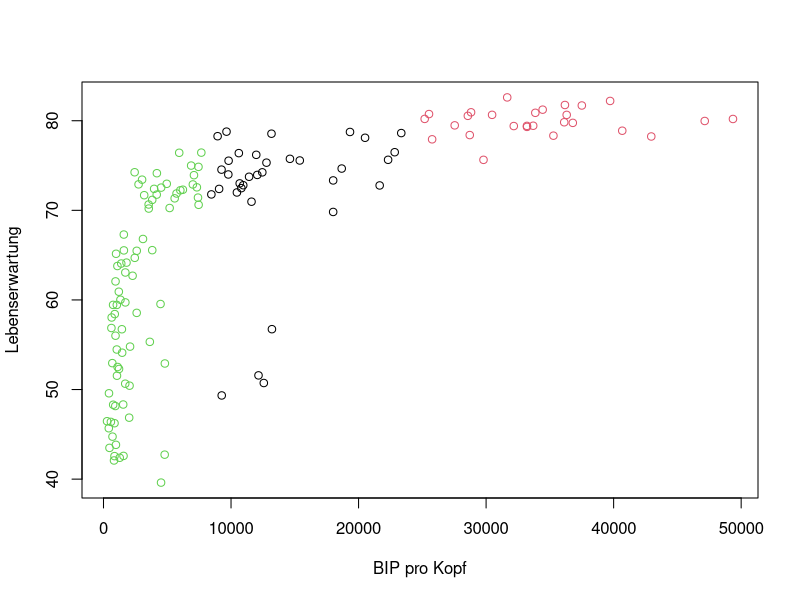
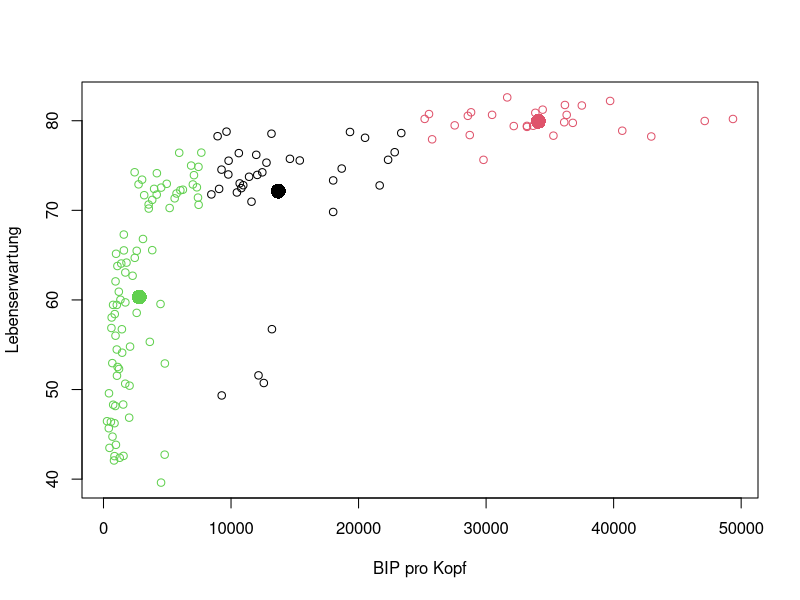
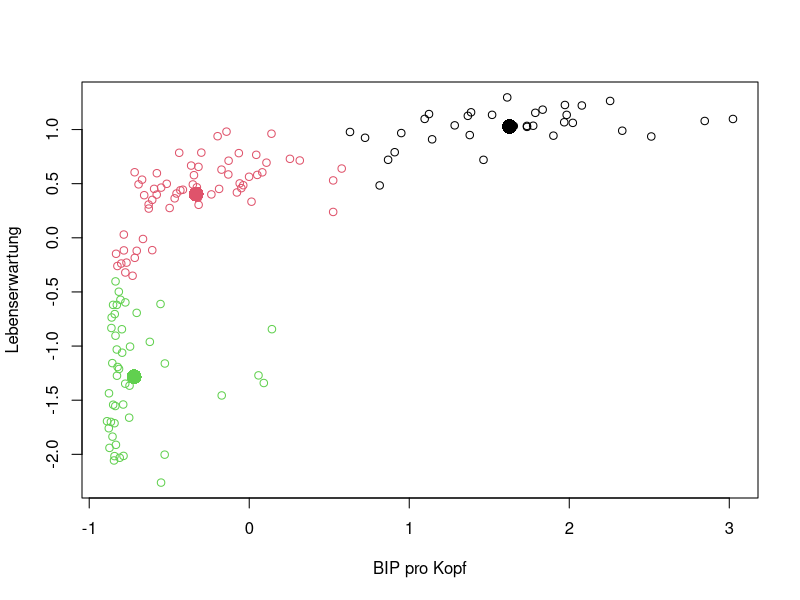
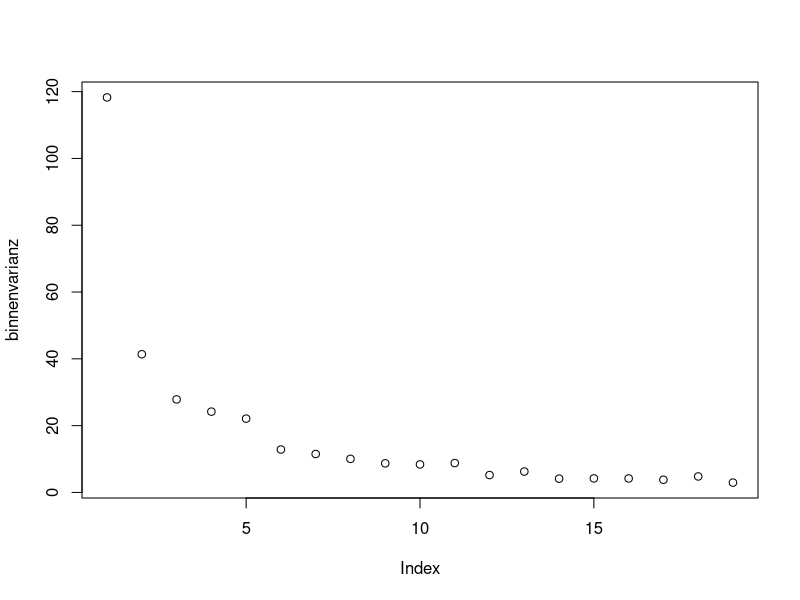

Generate these figures, in order, with R: (Note: this script raises an error after producing the figures.)
## ---- chunk 1
knitr::opts_chunk$set(comment = NA, 
                      fig.width = 6, 
                      fig.height = 6,
                      fig.align = 'center',
                      echo = FALSE, 
                      eval = FALSE, 
                      warning = FALSE)

options(digits = 3)

# Load packages
library(tidyverse)

## ---- chunk 2
# Lese gap.csv
gap <- read_csv('1_Data/gap.csv')
## ---- chunk 3
# gap in 2007
gap2007 <- gap %>% 
  filter(Jahr == 2007) %>% 
  select(`BIP pro Kopf`, Lebenserwartung)
## ---- chunk 4
# kmeans für gap in 2007
gap2007_km <- kmeans(x = gap2007, centers = 3) 
## ---- chunk 5
# kmeans für gap in 2007
gap2007_km
## ---- chunk 6
# gap2007_km 
clusters <- gap2007_km$cluster
centers <- gap2007_km$centers
## ---- chunk 7
# kmeans plot für gap in 2007
plot(gap2007, col = clusters)

## ---- chunk 8
# kmeans plot für gap in 2007
plot(gap2007, col = clusters)
points(centers, pch = 16, col = 1:3, cex = 2)
## ---- chunk 9
# standardisiere gap in 2007
gap2007_stand <- gap2007 %>% 
  scale %>% 
  as_tibble()
## ---- chunk 10
# kmeans plot für gap in 2007 (standardisiert)
gap2007_stand_km <- kmeans(x = gap2007_stand, centers = 3) 

# extrahiere Elemente
clusters <- gap2007_stand_km$cluster
centers <- gap2007_stand_km$centers

# plot
plot(gap2007_stand, col = clusters)
points(centers, pch = 16, col = 1:3, cex = 2)
## ---- chunk 11
# binnenvarianz über kmeans verlauf
km_verlauf <- purrr::map(2:20, kmeans, x = gap2007_stand)
binnenvarianz <- purrr::map_dbl(km_verlauf, 
                               `[[`, i = 'tot.withinss')
## ---- chunk 12
# kmeans plot für gap in 2007 (standardisiert)
plot(binnenvarianz)
## ---- chunk 13
# schätze k mit cstab
k_est <- cDistance(data = as.matrix(gap2007_stand),
                   kseq = 2:20)
## ---- chunk 14
# schätze k mit cstab
k_est$k_Gap
k_est$k_Slope
## ---- chunk 15
# schätze k mit cstab
k_est <- cStability(data = as.matrix(gap2007_stand),
                   kseq = 2:20)
k_est$k_instab
## ---- chunk 16
# clustere mit DBSCAN
gap2007_stand_dbscan <- dbscan(x = gap2007_stand, 
                               eps = .5)
## ---- chunk 17
# extrahiere Elemente
clusters <- gap2007_stand_dbscan$cluster

# plot
plot(gap2007_stand, col = clusters + 1)
## ---- chunk 18
# clustere mit DBSCAN
gap2007_stand_dbscan.3 <- dbscan(x = gap2007_stand, eps = .3)
gap2007_stand_dbscan.1 <- dbscan(x = gap2007_stand, eps = .1)

# plot
par(mfrow = c(1, 3))
plot(gap2007_stand, col = gap2007_stand_dbscan$cluster + 1)
plot(gap2007_stand, col = gap2007_stand_dbscan.3$cluster + 1)
plot(gap2007_stand, col = gap2007_stand_dbscan.1$cluster + 1)
## ---- chunk 19
# clustere mit Gaussian mixtures
gap2007_gm <- Mclust(gap2007)
## ---- chunk 20
# plot
plot(gap2007_stand, col = gap2007_gm$classification)
## ---- chunk 21
# plot
plot(gap2007_gm, what = 'classification')
## ---- chunk 22
# plot
plot(gap2007_gm, what = 'uncertainty')
## ---- chunk 23
# plot
plot(gap2007_gm, what = 'BIC')
## ---- chunk 24
# plot
plot(gap2007_gm, what = 'BIC', ylim = c(-4200, -3900))
## ---- chunk 25
plot(gap2007_gm, what = 'classification')
## ---- chunk 26
# Wähle Gaussian Mixture Modell explizit aus
gap2007_gm <- Mclust(gap2007, modelNames = 'EEI')
plot(gap2007_gm, what = 'classification')
